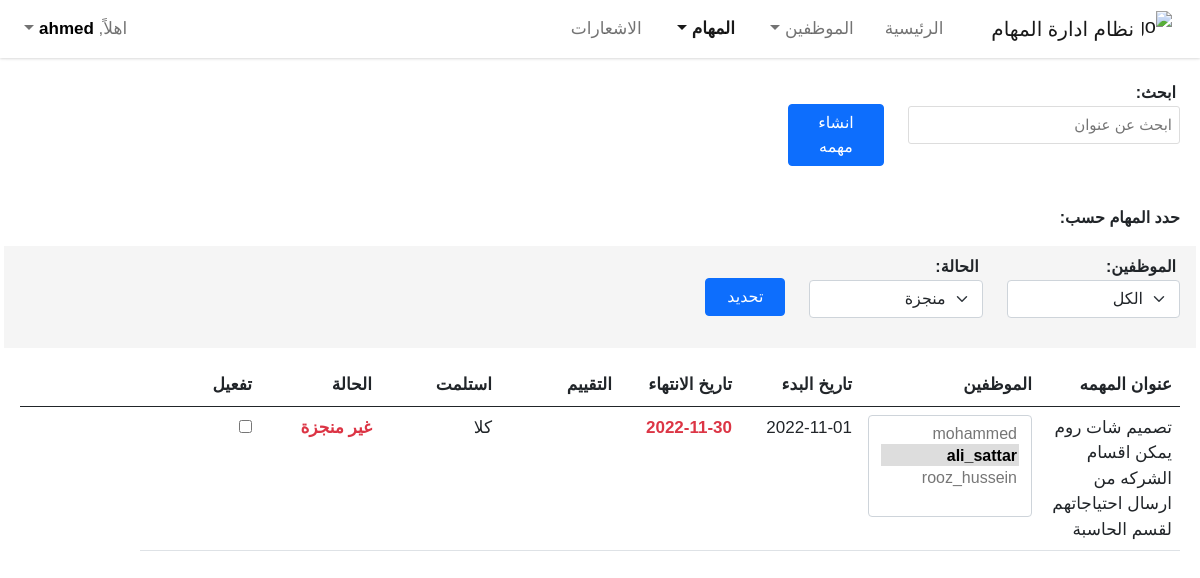
/tasks/systems/ (signed in), run on an earlier commit of the app's database.
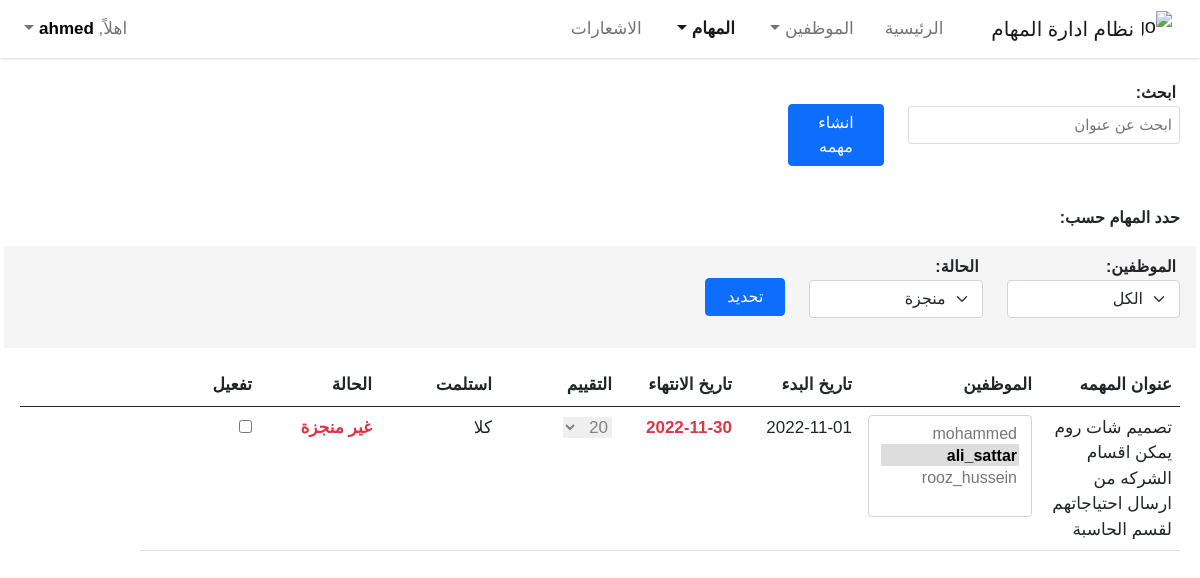
And on a later commit of the database.
### myapp/models.py (models this page shows, shortened)
class Task(models.Model):
    user        = models.ForeignKey(User, on_delete=models.CASCADE)
    subject     = models.TextField(max_length=1000, blank=True, null=True)
    start_date  = models.CharField(max_length= 100, blank=True, null=True)
    end_date    = models.CharField(max_length=100, blank=True, null=True)
    start_day   = models.CharField(max_length=100, blank=True, null=True)
    end_day     = models.CharField(max_length=100, blank=True, null=True)
    no_of_users = models.IntegerField(default=0)
    employees   = models.ManyToManyField(User, related_name="employees")
    TASK_STATUS = [
      ("غير منجزة", "غير منجزة"),
      ("بأنتظار الموافقة", "بأنتظار الموافقة"),
      ("منجزة", "منجزة")
    ]
    status      = models.CharField(max_length=100, choices=TASK_STATUS, default="غير منجزة")
    rate        = models.SmallIntegerField(default=0)
    received    = models.BooleanField(default=False)
    active      = models.BooleanField(default=True)
    created_at  = models.DateTimeField(auto_now_add=True)
    def unread_employee_tasks(self, request):
        return sum(
            not task.received and request.user in task.employees.all()
            for task in Task.objects.all())

### myapp/tasks/views/systems.py (the view)
# urls.py: path("tasks/systems/", login_required(get_all), name="systems_tasks_page"),
def get_all(request) -> SimpleTemplateResponse:
  if get_all_tasks() != []:
    return render(request, "systems_tasks.html", context = get_context(request, get_all_tasks()))
  return render(request, "systems_tasks.html", context = default_context())

### myapp/tasks/views/systems.py (called while the page is built)
def get_context(request, tasks):
  return {
    "employees": get_all_users(),
    "tasks": tasks,
    "unreadable": tasks[0].unread_employee_tasks(request)
  }

def get_all_users() -> List[dict]:
  return [
    user for user in User.objects.all().select_related("profile")
    if user.profile.division == "الانظمة" and user.is_active
  ]

def get_all_tasks() -> List[dict]:
  return [
    task for task in get_month_tasks()[0]
    if task.user.profile.division == "الانظمة" and task.active
  ]

def get_month_tasks() -> List[dict]:
  return [Task.objects.prefetch_related("employees")
    .filter(start_date__range = (get_first_day(), get_last_day()))
    .order_by("-created_at")]

def get_month() -> int:
  return datetime.datetime.now().month

def get_year() -> int:
  return datetime.datetime.now().year

def get_first_day() -> str:
  return str(datetime.datetime(get_year(), get_month(), 1).date())

def get_last_day() -> str:
  if get_month() == 12:
    return str(datetime.datetime(get_year(), get_month(), 31).date())
  return str((datetime.datetime(get_year(), get_month() + 1, 1) + datetime.timedelta(days=-1)).date())

### templates/systems_tasks.html (shortened to what the changed rows need)
<!DOCTYPE html>
<html lang="ar">
  {% load static %}
<head>
  {% include "base/head.html" %}
</head>
<body>
  <main class="mt-4 px-3" style="margin-top: 80px !important">
    <div class="row px-1">
      {% if tasks != "[]" %}
      <div class="table-responsive">
        <table class="table tasks-table" id="task-table" style="width:100%">
          <thead>
            <tr>
              <th>ﻋﻨﻮاﻥ اﻟﻤﻬﻤﻪ</th>
              <th>اﻟﻤﻮﻇﻔﻴﻦ</th>
              <th>ﺗﺎﺭﻳﺦ اﻟﺒﺪء</th>
              <th>ﺗﺎﺭﻳﺦ اﻻﻧﺘﻬﺎء</th>
              {% if user.is_staff %}
              <th>اﻟﺘﻘﻴﻴﻢ</th>
              {% endif %}
              <th>اﺳﺘﻠﻤﺖ</th>
              <th>اﻟﺤﺎﻟﺔ</th>
              {% if user.is_staff %}
              <th span="0">تفعيل</th>
              {% endif %}
              <th></th>
            </tr>
          </thead>
          <tbody id="tasks-body">
            {% for task in tasks %}
              {% if user.is_staff %}
              <tr>
                <td>{{task.subject}}</td>
                <td>
                  <select class="form-select task-employees" multiple="true">
                    {% for employee in employees %}
                      {% if not employee.is_staff %}
                        {% if employee in task.employees.all %}
                        <option value=`{{employee.username}}` selected="true">{{employee.username}}</option>
                        {% else %}
                        <option value=`{{employee.username}}`>{{employee.username}}</option>
                        {% endif %}
                      {% endif %}
                    {% endfor %}
                  </select>
                </td>
                <td>{{task.start_date}}</td>
                {% now "Y-m-d" as todays_date %}
                {% if todays_date > task.end_date %}
                  <td class="fw-bold text-danger">
                    {{task.end_date}}
                  </td>
                {% else %}
                <td class="fw-bold text-success">
                  {{task.end_date}}
                </td>
                {% endif %}
                <td>
                  <form action="/tasks/systems/rate/{{task.id}}" method="post">
                    {% if task.rate == 0 and task.status != "منجزة" %}
                    <select class="task-rate" name="task-rate" disabled="true">
                      <option value="20">20</option>
                    </select>
                    {% endif %}
                  </form>
                </td>
                <td>
                  {% if task.received %}
                  ﻧﻌﻢ
                  {% else %}
                  ﻛﻼ
                  {% endif %}
                </td>
                {% if task.status == "غير منجزة" %}
                <td class="fw-bold text-danger">{{task.status}}</td>
                {% endif %}
                {% if task.status != "منجزة" %}
                <td><input type="checkbox" onchange="editTask(`{{task.id}}`)"></td>
                {% endif %}
              </tr>
              {% endif %}
            {% endfor %}
          </tbody>
        </table>
      </div>
      {% else %}
      <p>لا توجد مهام حالياً</p>
      {% endif %}
    </div>
  </main>
</body>
</html>

What changed in the data, as far as the page shows it:
changed Task "تصميم شات روم يمكن اقسام الشركه من ارسال احتياجاتهم لقسم الحاسبة": task-rate (not shown) → "20"
